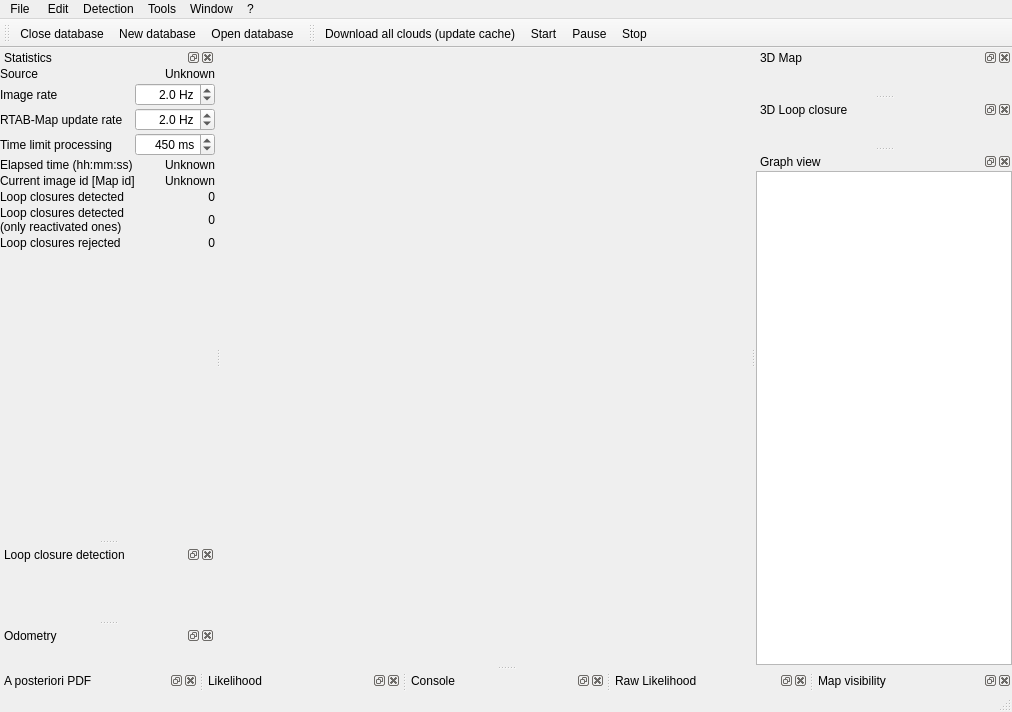
<?xml version="1.0" encoding="UTF-8"?>
<ui version="4.0">
 <class>mainWindow</class>
 <widget class="QMainWindow" name="mainWindow">
  <property name="geometry">
   <rect>
    <x>0</x>
    <y>0</y>
    <width>1012</width>
    <height>712</height>
   </rect>
  </property>
  <property name="windowTitle">
   <string>RTAB-Map : Real-Time Appearance-Based Mapping</string>
  </property>
  <property name="windowIcon">
   <iconset resource="../GuiLib.qrc">
    <normaloff>:/images/RTAB-Map.ico</normaloff>:/images/RTAB-Map.ico</iconset>
  </property>
  <property name="dockOptions">
   <set>QMainWindow::AllowNestedDocks|QMainWindow::AllowTabbedDocks|QMainWindow::AnimatedDocks|QMainWindow::VerticalTabs</set>
  </property>
  <widget class="QWidget" name="widget_mainWindow"/>
  <widget class="QMenuBar" name="menubar">
   <property name="geometry">
    <rect>
     <x>0</x>
     <y>0</y>
     <width>1012</width>
     <height>22</height>
    </rect>
   </property>
   <widget class="QMenu" name="menuFile">
    <property name="title">
     <string>File</string>
    </property>
    <widget class="QMenu" name="menuExport_poses">
     <property name="title">
      <string>Export poses...</string>
     </property>
     <addaction name="actionRaw_format_txt"/>
     <addaction name="actionRGBD_SLAM_format_txt"/>
     <addaction name="actionRGBD_SLAM_motion_capture_format_txt"/>
     <addaction name="actionKITTI_format_txt"/>
     <addaction name="actionTORO_graph"/>
     <addaction name="actionG2o_g2o"/>
    </widget>
    <addaction name="actionNew_database"/>
    <addaction name="actionOpen_database"/>
    <addaction name="separator"/>
    <addaction name="actionSave_GUI_config"/>
    <addaction name="separator"/>
    <addaction name="actionSave_point_cloud"/>
    <addaction name="actionExport_2D_Grid_map_bmp_png"/>
    <addaction name="actionExport_octomap"/>
    <addaction name="menuExport_poses"/>
    <addaction name="actionExport_images_RGB_jpg_Depth_png"/>
    <addaction name="actionExport_cameras_in_Bundle_format_out"/>
    <addaction name="actionDepth_Calibration"/>
    <addaction name="separator"/>
    <addaction name="actionClose_database"/>
    <addaction name="separator"/>
    <addaction name="actionExit"/>
   </widget>
   <widget class="QMenu" name="menuEdit">
    <property name="title">
     <string> Edit</string>
    </property>
    <widget class="QMenu" name="menuAdvanced">
     <property name="title">
      <string>Advanced</string>
     </property>
     <addaction name="actionOpen_working_directory"/>
     <addaction name="actionDump_the_memory"/>
     <addaction name="actionDump_the_prediction_matrix"/>
     <addaction name="actionGenerate_map"/>
     <addaction name="actionPrint_loop_closure_IDs_to_console"/>
    </widget>
    <addaction name="actionDownload_all_clouds"/>
    <addaction name="actionDownload_graph"/>
    <addaction name="actionUpdate_cache_from_database"/>
    <addaction name="actionAnchor_clouds_to_ground_truth"/>
    <addaction name="actionClear_cache"/>
    <addaction name="separator"/>
    <addaction name="actionView_high_res_point_cloud"/>
    <addaction name="separator"/>
    <addaction name="actionDelete_memory"/>
    <addaction name="separator"/>
    <addaction name="menuAdvanced"/>
   </widget>
   <widget class="QMenu" name="menu6">
    <property name="title">
     <string>?</string>
    </property>
    <addaction name="actionHelp"/>
    <addaction name="separator"/>
    <addaction name="actionAbout"/>
   </widget>
   <widget class="QMenu" name="menuProcess">
    <property name="title">
     <string>Detection</string>
    </property>
    <widget class="QMenu" name="menuSelect_source">
     <property name="title">
      <string>Select source</string>
     </property>
     <widget class="QMenu" name="menuImage">
      <property name="title">
       <string>RGB camera</string>
      </property>
      <property name="icon">
       <iconset resource="../GuiLib.qrc">
        <normaloff>:/images/webcam.png</normaloff>:/images/webcam.png</iconset>
      </property>
      <addaction name="actionUsbCamera"/>
     </widget>
     <widget class="QMenu" name="menuRGB_D_camera">
      <property name="title">
       <string>RGB-D camera</string>
      </property>
      <property name="icon">
       <iconset resource="../GuiLib.qrc">
        <normaloff>:/images/kinect_xbox_360.png</normaloff>:/images/kinect_xbox_360.png</iconset>
      </property>
      <widget class="QMenu" name="menuKinect_for_Xbox_360">
       <property name="title">
        <string>Kinect</string>
       </property>
       <property name="icon">
        <iconset resource="../GuiLib.qrc">
         <normaloff>:/images/kinect_xbox_360.png</normaloff>:/images/kinect_xbox_360.png</iconset>
       </property>
       <addaction name="actionFreenect"/>
       <addaction name="actionOpenNI2_kinect"/>
       <addaction name="actionOpenNI_PCL"/>
       <addaction name="actionOpenNI_CV"/>
      </widget>
      <widget class="QMenu" name="menuXtion_PRO_LIVE">
       <property name="title">
        <string>Xtion PRO LIVE</string>
       </property>
       <property name="icon">
        <iconset resource="../GuiLib.qrc">
         <normaloff>:/images/xtion_pro_live.png</normaloff>:/images/xtion_pro_live.png</iconset>
       </property>
       <addaction name="actionOpenNI2"/>
       <addaction name="actionOpenNI_PCL_ASUS"/>
       <addaction name="actionOpenNI_CV_ASUS"/>
      </widget>
      <widget class="QMenu" name="menuSense_3D_scanner">
       <property name="title">
        <string>Sense 3D scanner</string>
       </property>
       <property name="icon">
        <iconset resource="../GuiLib.qrc">
         <normaloff>:/images/sense.png</normaloff>:/images/sense.png</iconset>
       </property>
       <addaction name="actionOpenNI2_sense"/>
      </widget>
      <widget class="QMenu" name="menuKinect_v2">
       <property name="title">
        <string>Kinect v2</string>
       </property>
       <property name="icon">
        <iconset resource="../GuiLib.qrc">
         <normaloff>:/images/kinect_xbox_one.png</normaloff>:/images/kinect_xbox_one.png</iconset>
       </property>
       <addaction name="actionFreenect2"/>
       <addaction name="actionKinect_for_Windows_SDK_v2"/>
      </widget>
      <widget class="QMenu" name="menuRealSense_R200">
       <property name="title">
        <string>RealSense R200</string>
       </property>
       <property name="icon">
        <iconset resource="../GuiLib.qrc">
         <normaloff>:/images/r200.png</normaloff>:/images/r200.png</iconset>
       </property>
       <addaction name="actionRealSense_R200"/>
      </widget>
      <widget class="QMenu" name="menuRealSense_ZR300">
       <property name="title">
        <string>RealSense ZR300</string>
       </property>
       <property name="icon">
        <iconset resource="../GuiLib.qrc">
         <normaloff>:/images/zr300.png</normaloff>:/images/zr300.png</iconset>
       </property>
       <addaction name="actionRealSense_ZR300"/>
      </widget>
      <widget class="QMenu" name="menuRealSense_D435">
       <property name="title">
        <string>RealSense D435</string>
       </property>
       <property name="icon">
        <iconset resource="../GuiLib.qrc">
         <normaloff>:/images/d435.png</normaloff>:/images/d435.png</iconset>
       </property>
       <addaction name="actionRealSense2_D435"/>
      </widget>
      <widget class="QMenu" name="menuRealSense_D415">
       <property name="title">
        <string>RealSense D415</string>
       </property>
       <property name="icon">
        <iconset resource="../GuiLib.qrc">
         <normaloff>:/images/d415.png</normaloff>:/images/d415.png</iconset>
       </property>
       <addaction name="actionRealSense2_D415"/>
      </widget>
      <widget class="QMenu" name="menuRealSense_SR300">
       <property name="title">
        <string>RealSense SR300</string>
       </property>
       <property name="icon">
        <iconset resource="../GuiLib.qrc">
         <normaloff>:/images/sr300.png</normaloff>:/images/sr300.png</iconset>
       </property>
       <addaction name="actionRealSense2_SR300"/>
      </widget>
      <addaction name="menuKinect_for_Xbox_360"/>
      <addaction name="menuXtion_PRO_LIVE"/>
      <addaction name="menuSense_3D_scanner"/>
      <addaction name="menuKinect_v2"/>
      <addaction name="menuRealSense_R200"/>
      <addaction name="menuRealSense_ZR300"/>
      <addaction name="menuRealSense_SR300"/>
      <addaction name="menuRealSense_D415"/>
      <addaction name="menuRealSense_D435"/>
     </widget>
     <widget class="QMenu" name="menuStereo_camera">
      <property name="title">
       <string>Stereo camera</string>
      </property>
      <property name="icon">
       <iconset resource="../GuiLib.qrc">
        <normaloff>:/images/bumblebee2.png</normaloff>:/images/bumblebee2.png</iconset>
      </property>
      <widget class="QMenu" name="menuBumblebee2_2">
       <property name="title">
        <string>Bumblebee2</string>
       </property>
       <property name="icon">
        <iconset resource="../GuiLib.qrc">
         <normaloff>:/images/bumblebee2.png</normaloff>:/images/bumblebee2.png</iconset>
       </property>
       <addaction name="actionStereoDC1394"/>
       <addaction name="actionStereoFlyCapture2"/>
      </widget>
      <widget class="QMenu" name="menuZed_camera">
       <property name="title">
        <string>Zed camera</string>
       </property>
       <property name="icon">
        <iconset resource="../GuiLib.qrc">
         <normaloff>:/images/zed.png</normaloff>:/images/zed.png</iconset>
       </property>
       <addaction name="actionStereoZed"/>
       <addaction name="actionStereoUsb"/>
      </widget>
      <widget class="QMenu" name="menuTara_Camera">
       <property name="title">
        <string>Tara Camera</string>
       </property>
       <property name="icon">
        <iconset resource="../GuiLib.qrc">
         <normaloff>:/images/tara.png</normaloff>:/images/tara.png</iconset>
       </property>
       <addaction name="actionStereoTara"/>
      </widget>
      <widget class="QMenu" name="menuRealSense_T265">
       <property name="title">
        <string>RealSense T265</string>
       </property>
       <property name="icon">
        <iconset resource="../GuiLib.qrc">
         <normaloff>:/images/t265.png</normaloff>:/images/t265.png</iconset>
       </property>
       <addaction name="actionRealSense2_T265"/>
      </widget>
      <addaction name="menuBumblebee2_2"/>
      <addaction name="menuZed_camera"/>
      <addaction name="menuTara_Camera"/>
      <addaction name="menuRealSense_T265"/>
     </widget>
     <addaction name="menuRGB_D_camera"/>
     <addaction name="menuStereo_camera"/>
     <addaction name="menuImage"/>
     <addaction name="actionMore_options"/>
    </widget>
    <addaction name="menuSelect_source"/>
    <addaction name="separator"/>
    <addaction name="actionStart"/>
    <addaction name="actionPause"/>
    <addaction name="actionStop"/>
    <addaction name="separator"/>
    <addaction name="actionPause_on_match"/>
    <addaction name="actionPause_when_a_loop_hypothesis_is_rejected"/>
    <addaction name="actionPause_on_local_loop_detection"/>
    <addaction name="separator"/>
    <addaction name="actionSLAM_mode"/>
    <addaction name="actionLocalization_mode"/>
    <addaction name="separator"/>
    <addaction name="actionReset_Odometry"/>
    <addaction name="actionTrigger_a_new_map"/>
    <addaction name="separator"/>
    <addaction name="actionLabel_current_location"/>
    <addaction name="actionSend_waypoints"/>
    <addaction name="actionSend_goal"/>
    <addaction name="actionCancel_goal"/>
   </widget>
   <widget class="QMenu" name="menuWindow">
    <property name="title">
     <string>Window</string>
    </property>
    <widget class="QMenu" name="menuShow_view">
     <property name="title">
      <string>Show view</string>
     </property>
     <addaction name="separator"/>
    </widget>
    <widget class="QMenu" name="menuAspect_ratio_2">
     <property name="title">
      <string>Aspect ratio</string>
     </property>
     <addaction name="action16_9"/>
     <addaction name="action16_10"/>
     <addaction name="action4_3"/>
     <addaction name="separator"/>
     <addaction name="action1080p"/>
     <addaction name="action720p"/>
     <addaction name="action480p"/>
     <addaction name="action360p"/>
     <addaction name="action240p"/>
     <addaction name="separator"/>
     <addaction name="actionCustom"/>
    </widget>
    <addaction name="menuShow_view"/>
    <addaction name="actionDefault_views"/>
    <addaction name="actionScreenshot"/>
    <addaction name="actionAuto_screen_capture"/>
    <addaction name="menuAspect_ratio_2"/>
    <addaction name="separator"/>
    <addaction name="actionPreferences"/>
   </widget>
   <widget class="QMenu" name="menuTools">
    <property name="title">
     <string>Tools</string>
    </property>
    <addaction name="actionEdit_database"/>
    <addaction name="separator"/>
    <addaction name="actionData_recorder"/>
    <addaction name="separator"/>
    <addaction name="actionPost_processing"/>
   </widget>
   <addaction name="menuFile"/>
   <addaction name="menuEdit"/>
   <addaction name="menuProcess"/>
   <addaction name="menuTools"/>
   <addaction name="menuWindow"/>
   <addaction name="menu6"/>
  </widget>
  <widget class="QStatusBar" name="statusbar"/>
  <widget class="QDockWidget" name="dockWidget_posterior">
   <property name="features">
    <set>QDockWidget::AllDockWidgetFeatures</set>
   </property>
   <property name="windowTitle">
    <string>A posteriori PDF</string>
   </property>
   <attribute name="dockWidgetArea">
    <number>8</number>
   </attribute>
   <widget class="QWidget" name="dockWidgetContents">
    <layout class="QHBoxLayout" name="horizontalLayout">
     <property name="spacing">
      <number>0</number>
     </property>
     <property name="leftMargin">
      <number>0</number>
     </property>
     <property name="topMargin">
      <number>0</number>
     </property>
     <property name="rightMargin">
      <number>0</number>
     </property>
     <property name="bottomMargin">
      <number>0</number>
     </property>
     <item>
      <widget class="UPlot" name="posteriorPlot" native="true"/>
     </item>
    </layout>
   </widget>
  </widget>
  <widget class="QToolBar" name="toolBar">
   <property name="windowTitle">
    <string>toolBar</string>
   </property>
   <attribute name="toolBarArea">
    <enum>TopToolBarArea</enum>
   </attribute>
   <attribute name="toolBarBreak">
    <bool>false</bool>
   </attribute>
   <addaction name="actionClose_database"/>
   <addaction name="actionNew_database"/>
   <addaction name="actionOpen_database"/>
  </widget>
  <widget class="QDockWidget" name="dockWidget_statsV2">
   <property name="floating">
    <bool>true</bool>
   </property>
   <property name="windowTitle">
    <string>Statistics</string>
   </property>
   <attribute name="dockWidgetArea">
    <number>1</number>
   </attribute>
   <widget class="QWidget" name="dockWidgetContents_3">
    <layout class="QVBoxLayout" name="verticalLayout_8">
     <property name="spacing">
      <number>0</number>
     </property>
     <property name="leftMargin">
      <number>0</number>
     </property>
     <property name="topMargin">
      <number>0</number>
     </property>
     <property name="rightMargin">
      <number>0</number>
     </property>
     <property name="bottomMargin">
      <number>0</number>
     </property>
     <item>
      <layout class="QGridLayout" name="gridLayout" columnstretch="10,0">
       <property name="sizeConstraint">
        <enum>QLayout::SetMinimumSize</enum>
       </property>
       <property name="verticalSpacing">
        <number>2</number>
       </property>
       <item row="3" column="1">
        <widget class="QDoubleSpinBox" name="doubleSpinBox_stats_timeLimit">
         <property name="alignment">
          <set>Qt::AlignRight|Qt::AlignTrailing|Qt::AlignVCenter</set>
         </property>
         <property name="suffix">
          <string> ms</string>
         </property>
         <property name="decimals">
          <number>0</number>
         </property>
         <property name="maximum">
          <double>99999.000000000000000</double>
         </property>
         <property name="singleStep">
          <double>50.000000000000000</double>
         </property>
         <property name="value">
          <double>450.000000000000000</double>
         </property>
        </widget>
       </item>
       <item row="0" column="0">
        <widget class="QLabel" name="label_source">
         <property name="text">
          <string>Source</string>
         </property>
        </widget>
       </item>
       <item row="0" column="1">
        <widget class="QLabel" name="label_stats_source">
         <property name="text">
          <string>Unknown</string>
         </property>
         <property name="alignment">
          <set>Qt::AlignRight|Qt::AlignTrailing|Qt::AlignVCenter</set>
         </property>
        </widget>
       </item>
       <item row="1" column="1">
        <widget class="QDoubleSpinBox" name="doubleSpinBox_stats_imgRate">
         <property name="alignment">
          <set>Qt::AlignRight|Qt::AlignTrailing|Qt::AlignVCenter</set>
         </property>
         <property name="suffix">
          <string> Hz</string>
         </property>
         <property name="decimals">
          <number>1</number>
         </property>
         <property name="maximum">
          <double>100.000000000000000</double>
         </property>
         <property name="singleStep">
          <double>0.100000000000000</double>
         </property>
         <property name="value">
          <double>2.000000000000000</double>
         </property>
        </widget>
       </item>
       <item row="4" column="0">
        <widget class="QLabel" name="label_45">
         <property name="text">
          <string>Elapsed time (hh:mm:ss)</string>
         </property>
         <property name="wordWrap">
          <bool>true</bool>
         </property>
        </widget>
       </item>
       <item row="4" column="1">
        <widget class="QLabel" name="label_elapsedTime">
         <property name="text">
          <string>Unknown</string>
         </property>
         <property name="alignment">
          <set>Qt::AlignRight|Qt::AlignTrailing|Qt::AlignVCenter</set>
         </property>
        </widget>
       </item>
       <item row="5" column="0">
        <widget class="QLabel" name="label_20">
         <property name="text">
          <string>Current image id [Map id]</string>
         </property>
        </widget>
       </item>
       <item row="5" column="1">
        <widget class="QLabel" name="label_stats_imageNumber">
         <property name="text">
          <string>Unknown</string>
         </property>
         <property name="alignment">
          <set>Qt::AlignRight|Qt::AlignTrailing|Qt::AlignVCenter</set>
         </property>
        </widget>
       </item>
       <item row="6" column="0">
        <widget class="QLabel" name="label_12">
         <property name="text">
          <string>Loop closures detected</string>
         </property>
        </widget>
       </item>
       <item row="6" column="1">
        <widget class="QLabel" name="label_stats_loopClosuresDetected">
         <property name="text">
          <string>0</string>
         </property>
         <property name="alignment">
          <set>Qt::AlignRight|Qt::AlignTrailing|Qt::AlignVCenter</set>
         </property>
        </widget>
       </item>
       <item row="7" column="0">
        <widget class="QLabel" name="label_38">
         <property name="text">
          <string>Loop closures detected 
(only reactivated ones)</string>
         </property>
        </widget>
       </item>
       <item row="7" column="1">
        <widget class="QLabel" name="label_stats_loopClosuresReactivatedDetected">
         <property name="text">
          <string>0</string>
         </property>
         <property name="alignment">
          <set>Qt::AlignRight|Qt::AlignTrailing|Qt::AlignVCenter</set>
         </property>
        </widget>
       </item>
       <item row="8" column="0">
        <widget class="QLabel" name="label_15">
         <property name="text">
          <string>Loop closures rejected</string>
         </property>
        </widget>
       </item>
       <item row="8" column="1">
        <widget class="QLabel" name="label_stats_loopClosuresRejected">
         <property name="text">
          <string>0</string>
         </property>
         <property name="alignment">
          <set>Qt::AlignRight|Qt::AlignTrailing|Qt::AlignVCenter</set>
         </property>
        </widget>
       </item>
       <item row="1" column="0">
        <widget class="QLabel" name="doubleSpinBox_stats_imgRate_label">
         <property name="text">
          <string>Image rate</string>
         </property>
        </widget>
       </item>
       <item row="3" column="0">
        <widget class="QLabel" name="label_timeLimit">
         <property name="text">
          <string>Time limit processing</string>
         </property>
         <property name="wordWrap">
          <bool>true</bool>
         </property>
        </widget>
       </item>
       <item row="2" column="1">
        <widget class="QDoubleSpinBox" name="doubleSpinBox_stats_detectionRate">
         <property name="alignment">
          <set>Qt::AlignRight|Qt::AlignTrailing|Qt::AlignVCenter</set>
         </property>
         <property name="suffix">
          <string> Hz</string>
         </property>
         <property name="decimals">
          <number>1</number>
         </property>
         <property name="maximum">
          <double>100.000000000000000</double>
         </property>
         <property name="singleStep">
          <double>0.100000000000000</double>
         </property>
         <property name="value">
          <double>2.000000000000000</double>
         </property>
        </widget>
       </item>
       <item row="2" column="0">
        <widget class="QLabel" name="doubleSpinBox_stats_imgRate_label_2">
         <property name="text">
          <string>RTAB-Map update rate</string>
         </property>
        </widget>
       </item>
      </layout>
     </item>
     <item>
      <widget class="rtabmap::StatsToolBox" name="statsToolBox" native="true"/>
     </item>
     <item>
      <spacer name="verticalSpacer_2">
       <property name="orientation">
        <enum>Qt::Vertical</enum>
       </property>
       <property name="sizeHint" stdset="0">
        <size>
         <width>20</width>
         <height>40</height>
        </size>
       </property>
      </spacer>
     </item>
    </layout>
   </widget>
  </widget>
  <widget class="QDockWidget" name="dockWidget_likelihood">
   <property name="floating">
    <bool>false</bool>
   </property>
   <property name="windowTitle">
    <string>Likelihood</string>
   </property>
   <attribute name="dockWidgetArea">
    <number>8</number>
   </attribute>
   <widget class="QWidget" name="dockWidgetContents_4">
    <layout class="QVBoxLayout" name="verticalLayout_6">
     <property name="spacing">
      <number>0</number>
     </property>
     <property name="leftMargin">
      <number>0</number>
     </property>
     <property name="topMargin">
      <number>0</number>
     </property>
     <property name="rightMargin">
      <number>0</number>
     </property>
     <property name="bottomMargin">
      <number>0</number>
     </property>
     <item>
      <widget class="UPlot" name="likelihoodPlot" native="true"/>
     </item>
    </layout>
   </widget>
  </widget>
  <widget class="QDockWidget" name="dockWidget_console">
   <property name="windowTitle">
    <string>Console</string>
   </property>
   <attribute name="dockWidgetArea">
    <number>8</number>
   </attribute>
   <widget class="QWidget" name="dockWidgetContents_2">
    <layout class="QVBoxLayout" name="verticalLayout_5">
     <property name="spacing">
      <number>0</number>
     </property>
     <property name="leftMargin">
      <number>0</number>
     </property>
     <property name="topMargin">
      <number>0</number>
     </property>
     <property name="rightMargin">
      <number>0</number>
     </property>
     <property name="bottomMargin">
      <number>0</number>
     </property>
     <item>
      <widget class="rtabmap::ConsoleWidget" name="widget_console" native="true"/>
     </item>
    </layout>
   </widget>
  </widget>
  <widget class="QDockWidget" name="dockWidget_rawlikelihood">
   <property name="windowTitle">
    <string>Raw Likelihood</string>
   </property>
   <attribute name="dockWidgetArea">
    <number>8</number>
   </attribute>
   <widget class="QWidget" name="dockWidgetContents_6">
    <layout class="QVBoxLayout" name="verticalLayout_4">
     <property name="spacing">
      <number>0</number>
     </property>
     <property name="leftMargin">
      <number>0</number>
     </property>
     <property name="topMargin">
      <number>0</number>
     </property>
     <property name="rightMargin">
      <number>0</number>
     </property>
     <property name="bottomMargin">
      <number>0</number>
     </property>
     <item>
      <widget class="UPlot" name="rawLikelihoodPlot" native="true"/>
     </item>
    </layout>
   </widget>
  </widget>
  <widget class="QDockWidget" name="dockWidget_cloudViewer">
   <property name="windowTitle">
    <string>3D Map</string>
   </property>
   <attribute name="dockWidgetArea">
    <number>2</number>
   </attribute>
   <widget class="QWidget" name="layout_cloudViewer">
    <layout class="QVBoxLayout" name="verticalLayout_3">
     <property name="spacing">
      <number>0</number>
     </property>
     <property name="leftMargin">
      <number>0</number>
     </property>
     <property name="topMargin">
      <number>0</number>
     </property>
     <property name="rightMargin">
      <number>0</number>
     </property>
     <property name="bottomMargin">
      <number>0</number>
     </property>
    </layout>
   </widget>
  </widget>
  <widget class="QDockWidget" name="dockWidget_loopClosureViewer">
   <property name="windowTitle">
    <string>3D Loop closure</string>
   </property>
   <attribute name="dockWidgetArea">
    <number>2</number>
   </attribute>
   <widget class="QWidget" name="layout_loopClosureViewer">
    <layout class="QVBoxLayout" name="verticalLayout_7">
     <property name="spacing">
      <number>0</number>
     </property>
     <property name="leftMargin">
      <number>0</number>
     </property>
     <property name="topMargin">
      <number>0</number>
     </property>
     <property name="rightMargin">
      <number>0</number>
     </property>
     <property name="bottomMargin">
      <number>0</number>
     </property>
    </layout>
   </widget>
  </widget>
  <widget class="QDockWidget" name="dockWidget_mapVisibility">
   <property name="floating">
    <bool>true</bool>
   </property>
   <property name="windowTitle">
    <string>Map visibility</string>
   </property>
   <attribute name="dockWidgetArea">
    <number>8</number>
   </attribute>
   <widget class="QWidget" name="dockWidgetContents_8">
    <layout class="QVBoxLayout" name="verticalLayout_9">
     <property name="spacing">
      <number>0</number>
     </property>
     <property name="leftMargin">
      <number>0</number>
     </property>
     <property name="topMargin">
      <number>0</number>
     </property>
     <property name="rightMargin">
      <number>0</number>
     </property>
     <property name="bottomMargin">
      <number>0</number>
     </property>
     <item>
      <widget class="rtabmap::MapVisibilityWidget" name="widget_mapVisibility" native="true"/>
     </item>
    </layout>
   </widget>
  </widget>
  <widget class="QDockWidget" name="dockWidget_graphViewer">
   <property name="windowTitle">
    <string>Graph view</string>
   </property>
   <attribute name="dockWidgetArea">
    <number>2</number>
   </attribute>
   <widget class="QWidget" name="dockWidgetContents_9">
    <layout class="QVBoxLayout" name="verticalLayout_10">
     <property name="spacing">
      <number>0</number>
     </property>
     <property name="leftMargin">
      <number>0</number>
     </property>
     <property name="topMargin">
      <number>0</number>
     </property>
     <property name="rightMargin">
      <number>0</number>
     </property>
     <property name="bottomMargin">
      <number>0</number>
     </property>
     <item>
      <widget class="rtabmap::GraphViewer" name="graphicsView_graphView"/>
     </item>
    </layout>
   </widget>
  </widget>
  <widget class="QDockWidget" name="dockWidget_imageView">
   <property name="allowedAreas">
    <set>Qt::AllDockWidgetAreas</set>
   </property>
   <property name="windowTitle">
    <string>Loop closure detection</string>
   </property>
   <attribute name="dockWidgetArea">
    <number>1</number>
   </attribute>
   <widget class="QWidget" name="layout_imageview">
    <layout class="QHBoxLayout" name="horizontalLayout_2" stretch="1,1">
     <property name="spacing">
      <number>0</number>
     </property>
     <property name="leftMargin">
      <number>0</number>
     </property>
     <property name="topMargin">
      <number>0</number>
     </property>
     <property name="rightMargin">
      <number>0</number>
     </property>
     <property name="bottomMargin">
      <number>0</number>
     </property>
     <item>
      <layout class="QVBoxLayout" name="verticalLayout_2" stretch="0,1">
       <property name="spacing">
        <number>0</number>
       </property>
       <item>
        <widget class="QLabel" name="label_refId">
         <property name="minimumSize">
          <size>
           <width>0</width>
           <height>18</height>
          </size>
         </property>
         <property name="text">
          <string/>
         </property>
         <property name="alignment">
          <set>Qt::AlignCenter</set>
         </property>
        </widget>
       </item>
       <item>
        <widget class="rtabmap::ImageView" name="imageView_source" native="true"/>
       </item>
      </layout>
     </item>
     <item>
      <layout class="QVBoxLayout" name="verticalLayout" stretch="0,1">
       <property name="spacing">
        <number>0</number>
       </property>
       <item>
        <widget class="QLabel" name="label_matchId">
         <property name="minimumSize">
          <size>
           <width>0</width>
           <height>18</height>
          </size>
         </property>
         <property name="text">
          <string/>
         </property>
         <property name="alignment">
          <set>Qt::AlignCenter</set>
         </property>
        </widget>
       </item>
       <item>
        <widget class="rtabmap::ImageView" name="imageView_loopClosure" native="true"/>
       </item>
      </layout>
     </item>
    </layout>
   </widget>
  </widget>
  <widget class="QDockWidget" name="dockWidget_odometry">
   <property name="windowTitle">
    <string>Odometry</string>
   </property>
   <attribute name="dockWidgetArea">
    <number>1</number>
   </attribute>
   <widget class="QWidget" name="dockWidgetContents_10">
    <layout class="QVBoxLayout" name="verticalLayout_11">
     <property name="spacing">
      <number>0</number>
     </property>
     <property name="leftMargin">
      <number>0</number>
     </property>
     <property name="topMargin">
      <number>0</number>
     </property>
     <property name="rightMargin">
      <number>0</number>
     </property>
     <property name="bottomMargin">
      <number>0</number>
     </property>
     <item>
      <widget class="rtabmap::ImageView" name="imageView_odometry" native="true"/>
     </item>
    </layout>
   </widget>
  </widget>
  <widget class="QToolBar" name="toolBar_2">
   <property name="windowTitle">
    <string>toolBar_2</string>
   </property>
   <attribute name="toolBarArea">
    <enum>TopToolBarArea</enum>
   </attribute>
   <attribute name="toolBarBreak">
    <bool>false</bool>
   </attribute>
   <addaction name="actionDownload_all_clouds"/>
   <addaction name="actionStart"/>
   <addaction name="actionPause"/>
   <addaction name="actionStop"/>
  </widget>
  <action name="actionExit">
   <property name="icon">
    <iconset resource="../GuiLib.qrc">
     <normaloff>:/images/system-log-out.png</normaloff>:/images/system-log-out.png</iconset>
   </property>
   <property name="text">
    <string>Exit</string>
   </property>
  </action>
  <action name="actionHelp">
   <property name="enabled">
    <bool>true</bool>
   </property>
   <property name="text">
    <string>Help</string>
   </property>
  </action>
  <action name="actionAbout">
   <property name="text">
    <string>About...</string>
   </property>
  </action>
  <action name="actionPreferences">
   <property name="text">
    <string>Preferences...</string>
   </property>
  </action>
  <action name="actionStart">
   <property name="icon">
    <iconset resource="../GuiLib.qrc">
     <normaloff>:/images/Play1Normal.png</normaloff>:/images/Play1Normal.png</iconset>
   </property>
   <property name="text">
    <string>Start</string>
   </property>
  </action>
  <action name="actionPause">
   <property name="checkable">
    <bool>true</bool>
   </property>
   <property name="icon">
    <iconset resource="../GuiLib.qrc">
     <normaloff>:/images/PauseNormalRed.png</normaloff>:/images/PauseNormalRed.png</iconset>
   </property>
   <property name="text">
    <string>Pause</string>
   </property>
   <property name="toolTip">
    <string>Pause</string>
   </property>
  </action>
  <action name="actionPause_on_match">
   <property name="checkable">
    <bool>true</bool>
   </property>
   <property name="icon">
    <iconset resource="../GuiLib.qrc">
     <normaloff>:/images/PauseOnLoop.ico</normaloff>:/images/PauseOnLoop.ico</iconset>
   </property>
   <property name="text">
    <string>Pause on loop closure detection</string>
   </property>
  </action>
  <action name="actionStop">
   <property name="icon">
    <iconset resource="../GuiLib.qrc">
     <normaloff>:/images/Stop1NormalYellow.png</normaloff>:/images/Stop1NormalYellow.png</iconset>
   </property>
   <property name="text">
    <string>Stop</string>
   </property>
  </action>
  <action name="actionDump_the_memory">
   <property name="text">
    <string>Dump the memory</string>
   </property>
  </action>
  <action name="actionPause_when_a_loop_hypothesis_is_rejected">
   <property name="checkable">
    <bool>true</bool>
   </property>
   <property name="icon">
    <iconset resource="../GuiLib.qrc">
     <normaloff>:/images/PauseLoopRejected.ico</normaloff>:/images/PauseLoopRejected.ico</iconset>
   </property>
   <property name="text">
    <string>Pause on loop closure rejection</string>
   </property>
  </action>
  <action name="actionClear_cache">
   <property name="text">
    <string>Clear the cache</string>
   </property>
  </action>
  <action name="actionAuto_screen_capture">
   <property name="checkable">
    <bool>true</bool>
   </property>
   <property name="text">
    <string>Auto screen capture...</string>
   </property>
  </action>
  <action name="actionDump_the_prediction_matrix">
   <property name="text">
    <string>Dump the prediction matrix</string>
   </property>
  </action>
  <action name="actionGenerate_map">
   <property name="text">
    <string>Generate graph (*.dot)...</string>
   </property>
  </action>
  <action name="actionDelete_memory">
   <property name="text">
    <string>Delete memory</string>
   </property>
  </action>
  <action name="actionOpen_working_directory">
   <property name="text">
    <string>Show working directory in file browser</string>
   </property>
  </action>
  <action name="action16_9">
   <property name="text">
    <string>16:9</string>
   </property>
  </action>
  <action name="action16_10">
   <property name="text">
    <string>16:10</string>
   </property>
  </action>
  <action name="action4_3">
   <property name="text">
    <string>4:3</string>
   </property>
  </action>
  <action name="action360p">
   <property name="text">
    <string>360p</string>
   </property>
  </action>
  <action name="action480p">
   <property name="text">
    <string>480p</string>
   </property>
  </action>
  <action name="action720p">
   <property name="text">
    <string>720p</string>
   </property>
  </action>
  <action name="action1080p">
   <property name="text">
    <string>1080p</string>
   </property>
  </action>
  <action name="action240p">
   <property name="text">
    <string>240p</string>
   </property>
  </action>
  <action name="actionUsbCamera">
   <property name="checkable">
    <bool>true</bool>
   </property>
   <property name="icon">
    <iconset resource="../GuiLib.qrc">
     <normaloff>:/images/webcam.png</normaloff>:/images/webcam.png</iconset>
   </property>
   <property name="text">
    <string>Usb camera</string>
   </property>
  </action>
  <action name="actionPrint_loop_closure_IDs_to_console">
   <property name="text">
    <string>Print loop closure IDs to console</string>
   </property>
  </action>
  <action name="actionSave_point_cloud">
   <property name="text">
    <string>Export 3D clouds (*.ply *.pcd *.obj)...</string>
   </property>
  </action>
  <action name="actionDownload_all_clouds">
   <property name="icon">
    <iconset resource="../GuiLib.qrc">
     <normaloff>:/images/view-refresh.png</normaloff>:/images/view-refresh.png</iconset>
   </property>
   <property name="text">
    <string>Download all clouds (update cache)</string>
   </property>
  </action>
  <action name="actionPause_on_local_loop_detection">
   <property name="checkable">
    <bool>true</bool>
   </property>
   <property name="icon">
    <iconset resource="../GuiLib.qrc">
     <normaloff>:/images/PauseOnLocalLoop.ico</normaloff>:/images/PauseOnLocalLoop.ico</iconset>
   </property>
   <property name="text">
    <string>Pause on local loop closure detection</string>
   </property>
  </action>
  <action name="actionSLAM_mode">
   <property name="checkable">
    <bool>true</bool>
   </property>
   <property name="text">
    <string>Mapping</string>
   </property>
   <property name="toolTip">
    <string>Simultaneous Localization And Mapping (SLAM)</string>
   </property>
  </action>
  <action name="actionLocalization_mode">
   <property name="checkable">
    <bool>true</bool>
   </property>
   <property name="text">
    <string>Localization</string>
   </property>
  </action>
  <action name="actionReset_Odometry">
   <property name="text">
    <string>Reset Odometry</string>
   </property>
  </action>
  <action name="actionView_high_res_point_cloud">
   <property name="text">
    <string>View point clouds...</string>
   </property>
  </action>
  <action name="actionTrigger_a_new_map">
   <property name="text">
    <string>Trigger a new map</string>
   </property>
  </action>
  <action name="actionDownload_graph">
   <property name="text">
    <string>Download graph only</string>
   </property>
  </action>
  <action name="actionScreenshot">
   <property name="text">
    <string>Take a screenshot</string>
   </property>
  </action>
  <action name="actionOpenNI_PCL">
   <property name="checkable">
    <bool>true</bool>
   </property>
   <property name="text">
    <string>OpenNI-PCL</string>
   </property>
  </action>
  <action name="actionFreenect">
   <property name="checkable">
    <bool>true</bool>
   </property>
   <property name="text">
    <string>Freenect</string>
   </property>
  </action>
  <action name="actionOpenNI_CV">
   <property name="checkable">
    <bool>true</bool>
   </property>
   <property name="text">
    <string>OpenNI-CV</string>
   </property>
  </action>
  <action name="actionOpenNI_CV_ASUS">
   <property name="checkable">
    <bool>true</bool>
   </property>
   <property name="text">
    <string>OpenNI-CV-ASUS</string>
   </property>
  </action>
  <action name="actionOpenNI2">
   <property name="checkable">
    <bool>true</bool>
   </property>
   <property name="text">
    <string>OpenNI2</string>
   </property>
  </action>
  <action name="actionOpenNI_PCL_ASUS">
   <property name="checkable">
    <bool>true</bool>
   </property>
   <property name="text">
    <string>OpenNI-PCL</string>
   </property>
  </action>
  <action name="actionData_recorder">
   <property name="text">
    <string>Data recorder...</string>
   </property>
  </action>
  <action name="actionExport_2D_Grid_map_bmp_png">
   <property name="text">
    <string>Export 2D grid map (*.png *.bmp)...</string>
   </property>
  </action>
  <action name="actionOpen_database">
   <property name="icon">
    <iconset resource="../GuiLib.qrc">
     <normaloff>:/images/document-open.png</normaloff>:/images/document-open.png</iconset>
   </property>
   <property name="text">
    <string>Open database...</string>
   </property>
  </action>
  <action name="actionNew_database">
   <property name="icon">
    <iconset resource="../GuiLib.qrc">
     <normaloff>:/images/document-new.png</normaloff>:/images/document-new.png</iconset>
   </property>
   <property name="text">
    <string>New database...</string>
   </property>
  </action>
  <action name="actionClose_database">
   <property name="icon">
    <iconset resource="../GuiLib.qrc">
     <normaloff>:/images/document-save.png</normaloff>:/images/document-save.png</iconset>
   </property>
   <property name="text">
    <string>Close database</string>
   </property>
  </action>
  <action name="actionEdit_database">
   <property name="text">
    <string>Edit database...</string>
   </property>
  </action>
  <action name="actionPost_processing">
   <property name="text">
    <string>Post-processing...</string>
   </property>
  </action>
  <action name="actionSave_GUI_config">
   <property name="text">
    <string>Save config</string>
   </property>
  </action>
  <action name="actionFreenect2">
   <property name="checkable">
    <bool>true</bool>
   </property>
   <property name="text">
    <string>Freenect2</string>
   </property>
  </action>
  <action name="actionStereoDC1394">
   <property name="checkable">
    <bool>true</bool>
   </property>
   <property name="text">
    <string>StereoDC1394</string>
   </property>
  </action>
  <action name="actionOpenNI2_kinect">
   <property name="checkable">
    <bool>true</bool>
   </property>
   <property name="text">
    <string>OpenNI2</string>
   </property>
  </action>
  <action name="actionOpenNI2_sense">
   <property name="checkable">
    <bool>true</bool>
   </property>
   <property name="text">
    <string>OpenNI2</string>
   </property>
  </action>
  <action name="actionStereoFlyCapture2">
   <property name="checkable">
    <bool>true</bool>
   </property>
   <property name="text">
    <string>FlyCapture2</string>
   </property>
  </action>
  <action name="actionSend_goal">
   <property name="text">
    <string>Send a goal...</string>
   </property>
  </action>
  <action name="actionCancel_goal">
   <property name="text">
    <string>Cancel goal</string>
   </property>
  </action>
  <action name="actionDefault_views">
   <property name="text">
    <string>Default views</string>
   </property>
  </action>
  <action name="actionMore_options">
   <property name="checkable">
    <bool>true</bool>
   </property>
   <property name="text">
    <string>More Options...</string>
   </property>
  </action>
  <action name="actionLabel_current_location">
   <property name="text">
    <string>Label current location...</string>
   </property>
  </action>
  <action name="actionKITTI_format_txt">
   <property name="text">
    <string>KITTI format (*.txt)</string>
   </property>
   <property name="toolTip">
    <string>KITTI (stamp + 12 values transform)</string>
   </property>
  </action>
  <action name="actionRGBD_SLAM_format_txt">
   <property name="text">
    <string>RGBD-SLAM format (*.txt)</string>
   </property>
   <property name="toolTip">
    <string>RGBD-SLAM (stamp tx ty tz qx qy qz qw)</string>
   </property>
  </action>
  <action name="actionTORO_graph">
   <property name="text">
    <string>TORO (*.graph)</string>
   </property>
  </action>
  <action name="actionExport_cameras_in_Bundle_format_out">
   <property name="text">
    <string>Export cameras in Bundler format (*.out)...</string>
   </property>
  </action>
  <action name="actionRaw_format_txt">
   <property name="text">
    <string>Raw format (*.txt)</string>
   </property>
   <property name="toolTip">
    <string>Raw format (12 values transform)</string>
   </property>
  </action>
  <action name="actionG2o_g2o">
   <property name="text">
    <string>g2o (*.g2o)</string>
   </property>
  </action>
  <action name="actionCustom">
   <property name="text">
    <string>Custom...</string>
   </property>
  </action>
  <action name="actionSend_waypoints">
   <property name="text">
    <string>Send waypoints...</string>
   </property>
  </action>
  <action name="actionUpdate_cache_from_database">
   <property name="text">
    <string>Update cache from a local database copy...</string>
   </property>
  </action>
  <action name="actionExport_images_RGB_jpg_Depth_png">
   <property name="text">
    <string>Export images (RGB=*.jpg Depth=*.png)...</string>
   </property>
  </action>
  <action name="actionAnchor_clouds_to_ground_truth">
   <property name="checkable">
    <bool>true</bool>
   </property>
   <property name="text">
    <string>Anchor clouds to ground truth</string>
   </property>
  </action>
  <action name="actionStereoZed">
   <property name="checkable">
    <bool>true</bool>
   </property>
   <property name="text">
    <string>Zed sdk</string>
   </property>
  </action>
  <action name="actionStereoUsb">
   <property name="checkable">
    <bool>true</bool>
   </property>
   <property name="text">
    <string>Stereo Usb Camera</string>
   </property>
  </action>
  <action name="actionExport_octomap">
   <property name="text">
    <string>Export octomap...</string>
   </property>
  </action>
  <action name="actionRealSense_R200">
   <property name="checkable">
    <bool>true</bool>
   </property>
   <property name="text">
    <string>RealSense</string>
   </property>
  </action>
  <action name="actionDepth_Calibration">
   <property name="text">
    <string>Depth calibration...</string>
   </property>
  </action>
  <action name="actionRealSense_ZR300">
   <property name="checkable">
    <bool>true</bool>
   </property>
   <property name="text">
    <string>RealSense</string>
   </property>
  </action>
  <action name="actionKinect_for_Windows_SDK_v2">
   <property name="checkable">
    <bool>true</bool>
   </property>
   <property name="text">
    <string>Kinect for Windows SDK v2</string>
   </property>
  </action>
  <action name="actionRealSense2_D435">
   <property name="checkable">
    <bool>true</bool>
   </property>
   <property name="text">
    <string>RealSense2</string>
   </property>
  </action>
  <action name="actionRealSense2_D415">
   <property name="checkable">
    <bool>true</bool>
   </property>
   <property name="text">
    <string>RealSense2</string>
   </property>
  </action>
  <action name="actionStereoTara">
   <property name="checkable">
    <bool>true</bool>
   </property>
   <property name="text">
    <string>Tara Stereo USB Camera</string>
   </property>
  </action>
  <action name="actionRGBD_SLAM_motion_capture_format_txt">
   <property name="text">
    <string>RGBD-SLAM motion capture format (*.txt)</string>
   </property>
   <property name="toolTip">
    <string>RGBD-SLAM (stamp tx ty tz qx qy qz qw)</string>
   </property>
  </action>
  <action name="actionRealSense2_T265">
   <property name="checkable">
    <bool>true</bool>
   </property>
   <property name="text">
    <string>RealSense2</string>
   </property>
  </action>
  <action name="actionRealSense2_SR300">
   <property name="checkable">
    <bool>true</bool>
   </property>
   <property name="text">
    <string>RealSense2</string>
   </property>
  </action>
 </widget>
 <customwidgets>
  <customwidget>
   <class>UPlot</class>
   <extends>QWidget</extends>
   <header>../include/rtabmap/utilite/UPlot.h</header>
   <container>1</container>
  </customwidget>
  <customwidget>
   <class>rtabmap::ImageView</class>
   <extends>QWidget</extends>
   <header>../include/rtabmap/gui/ImageView.h</header>
  </customwidget>
  <customwidget>
   <class>rtabmap::StatsToolBox</class>
   <extends>QWidget</extends>
   <header>../include/rtabmap/gui/StatsToolBox.h</header>
   <container>1</container>
  </customwidget>
  <customwidget>
   <class>rtabmap::ConsoleWidget</class>
   <extends>QWidget</extends>
   <header>../include/rtabmap/gui/ConsoleWidget.h</header>
   <container>1</container>
  </customwidget>
  <customwidget>
   <class>rtabmap::MapVisibilityWidget</class>
   <extends>QWidget</extends>
   <header>../include/rtabmap/gui/MapVisibilityWidget.h</header>
   <container>1</container>
  </customwidget>
  <customwidget>
   <class>rtabmap::GraphViewer</class>
   <extends>QGraphicsView</extends>
   <header>../include/rtabmap/gui/GraphViewer.h</header>
  </customwidget>
 </customwidgets>
 <resources>
  <include location="../GuiLib.qrc"/>
 </resources>
 <connections/>
</ui>
